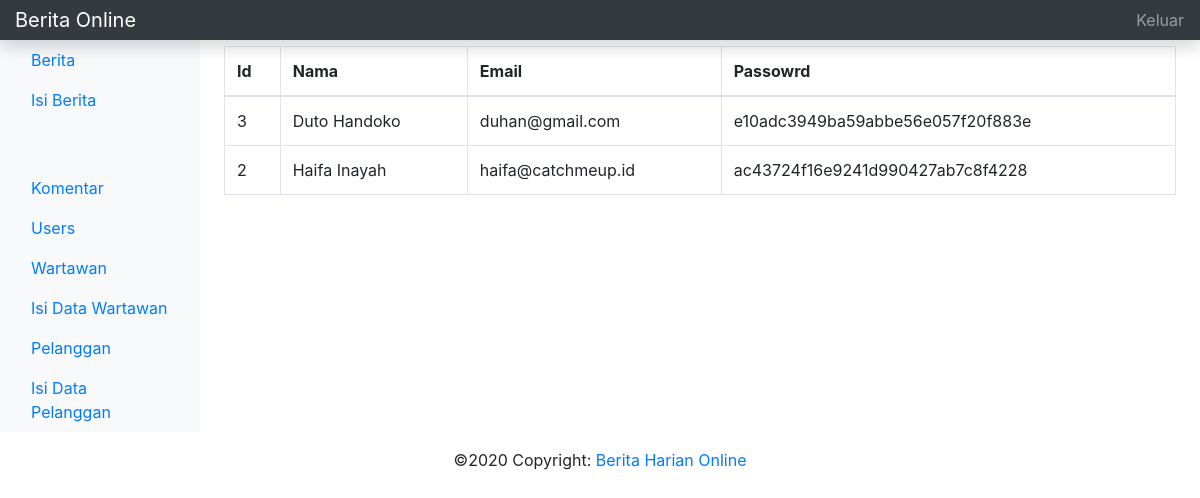
The app's page /admin/wartawan.php with its own data.
### tables this page shows
CREATE TABLE `wartawan` (
  `idwartawan` int(10) UNSIGNED NOT NULL,
  `nama` varchar(45) NOT NULL,
  `email` varchar(45) NOT NULL,
  `password` varchar(191) NOT NULL
);

### admin/wartawan.php (the view, shortened to what this page needs)
<?php
include"../functions/database.php";
include"../templates/admin.header.php";
?>
<h2>Data Wartawan</h2>
<table class="table table-bordered">
    <thead>
        <tr>
            <th>Id</th>
            <th>Nama</th>
            <th>Email</th>
            <th>Passowrd</th>
        </tr>
    </thead>
<?php
$stmt2 = $conn->prepare("SELECT idwartawan, nama, email, password FROM wartawan ORDER BY idwartawan DESC");
$stmt2->execute();
$stmt2->setFetchMode(PDO::FETCH_ASSOC);
?>
    <tbody>
        <?php while ($row = $stmt2->fetch()): ?>
        <tr>
            <td><?php echo htmlspecialchars($row['idwartawan']) ?></td>
            <td><?php echo htmlspecialchars($row['nama']); ?></td>
            <td><?php echo htmlspecialchars($row['email']); ?></td>
            <td><?php echo htmlspecialchars($row['password']); ?></td>
        </tr>
        <?php endwhile; ?>
    </tbody>
</table>
<?php
include"../templates/admin.footer.php";
?>

### records on screen
wartawan: idwartawan "3", nama "Duto Handoko", email "duhan@gmail.com", password "e10adc3949ba59abbe56e057f20f883e"
wartawan: idwartawan "2", nama "Haifa Inayah", email "haifa@catchmeup.id", password "ac43724f16e9241d990427ab7c8f4228"
